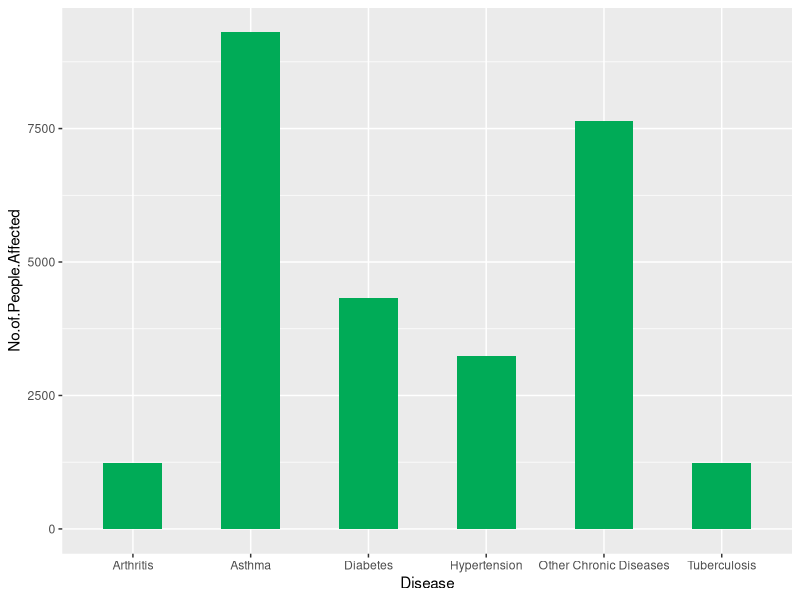

Source code (R):
#Bar Graph for Disease Vs Number of People Affected
library(ggplot2)
graphone<-read.csv("ajmer.csv",TRUE,",")
class(graphone)
ggplot(data=graphone, aes(x=Disease, y=No.of.People.Affected)) + geom_bar(stat="identity",width = 0.5,fill = "#00ab57")